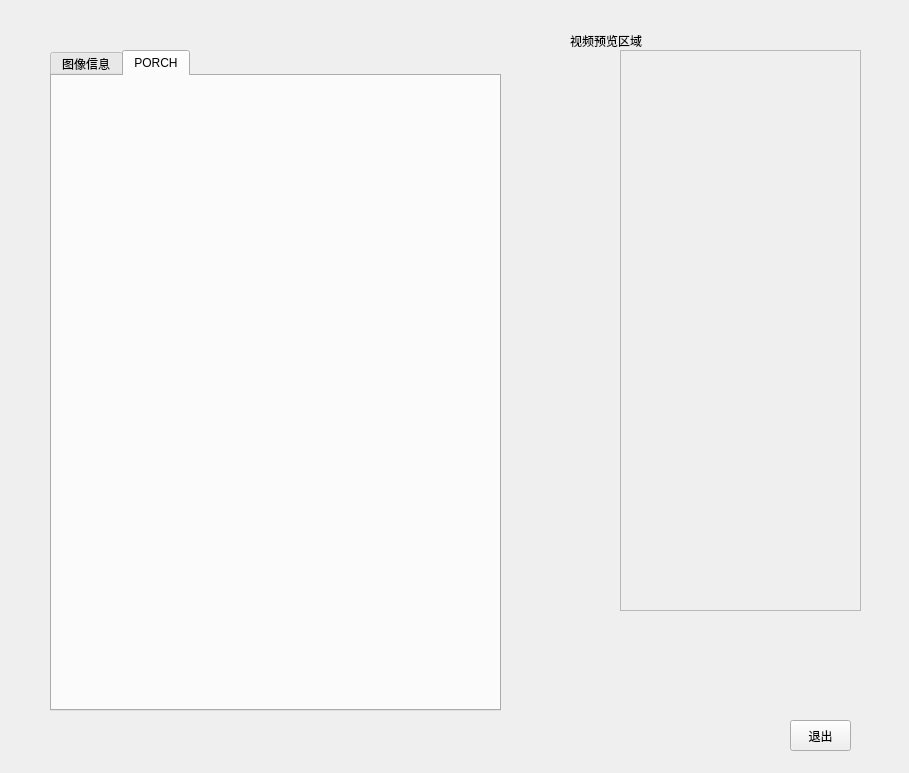
<?xml version="1.0" encoding="UTF-8"?>
<ui version="4.0">
 <class>VideoDisplayClass</class>
 <widget class="QWidget" name="VideoDisplayClass">
  <property name="geometry">
   <rect>
    <x>0</x>
    <y>0</y>
    <width>909</width>
    <height>773</height>
   </rect>
  </property>
  <property name="windowTitle">
   <string>Form</string>
  </property>
  <widget class="QTabWidget" name="tabWidget">
   <property name="geometry">
    <rect>
     <x>50</x>
     <y>50</y>
     <width>451</width>
     <height>661</height>
    </rect>
   </property>
   <property name="currentIndex">
    <number>1</number>
   </property>
   <widget class="QWidget" name="tab">
    <attribute name="title">
     <string>图像信息</string>
    </attribute>
    <widget class="QGroupBox" name="groupBox">
     <property name="geometry">
      <rect>
       <x>10</x>
       <y>40</y>
       <width>361</width>
       <height>461</height>
      </rect>
     </property>
     <property name="title">
      <string>显示设置</string>
     </property>
     <widget class="QWidget" name="horizontalLayoutWidget">
      <property name="geometry">
       <rect>
        <x>20</x>
        <y>40</y>
        <width>160</width>
        <height>31</height>
       </rect>
      </property>
      <layout class="QHBoxLayout" name="horizontalLayout">
       <item>
        <widget class="QLabel" name="label">
         <property name="text">
          <string>VC</string>
         </property>
        </widget>
       </item>
       <item>
        <widget class="QComboBox" name="comboBox">
         <item>
          <property name="text">
           <string>0</string>
          </property>
         </item>
         <item>
          <property name="text">
           <string>1</string>
          </property>
         </item>
         <item>
          <property name="text">
           <string>2</string>
          </property>
         </item>
         <item>
          <property name="text">
           <string>3</string>
          </property>
         </item>
        </widget>
       </item>
      </layout>
     </widget>
     <widget class="QWidget" name="horizontalLayoutWidget_2">
      <property name="geometry">
       <rect>
        <x>20</x>
        <y>70</y>
        <width>271</width>
        <height>41</height>
       </rect>
      </property>
      <layout class="QHBoxLayout" name="horizontalLayout_2">
       <item>
        <widget class="QLabel" name="label_2">
         <property name="text">
          <string>色彩模式</string>
         </property>
        </widget>
       </item>
       <item>
        <spacer name="horizontalSpacer">
         <property name="orientation">
          <enum>Qt::Horizontal</enum>
         </property>
         <property name="sizeHint" stdset="0">
          <size>
           <width>40</width>
           <height>20</height>
          </size>
         </property>
        </spacer>
       </item>
       <item>
        <widget class="QComboBox" name="comboBox_2">
         <item>
          <property name="text">
           <string>36Bit RGB  12-12-12</string>
          </property>
         </item>
         <item>
          <property name="text">
           <string>30Bit RGB  10-10-10</string>
          </property>
         </item>
         <item>
          <property name="text">
           <string>24Bit RGB  8-8-8</string>
          </property>
         </item>
         <item>
          <property name="text">
           <string>18Bit RGB  6-6-6</string>
          </property>
         </item>
         <item>
          <property name="text">
           <string>16Bit RGB  5-8-5</string>
          </property>
         </item>
         <item>
          <property name="text">
           <string>DSC Commond mode</string>
          </property>
         </item>
         <item>
          <property name="text">
           <string>DSC Video mode</string>
          </property>
         </item>
         <item>
          <property name="text">
           <string>RGBG</string>
          </property>
         </item>
        </widget>
       </item>
      </layout>
     </widget>
     <widget class="QWidget" name="horizontalLayoutWidget_3">
      <property name="geometry">
       <rect>
        <x>20</x>
        <y>120</y>
        <width>131</width>
        <height>51</height>
       </rect>
      </property>
      <layout class="QHBoxLayout" name="horizontalLayout_3">
       <item>
        <widget class="QLabel" name="label_3">
         <property name="text">
          <string>数据模式</string>
         </property>
        </widget>
       </item>
       <item>
        <widget class="QComboBox" name="comboBox_3"/>
       </item>
      </layout>
     </widget>
     <widget class="QWidget" name="horizontalLayoutWidget_4">
      <property name="geometry">
       <rect>
        <x>30</x>
        <y>170</y>
        <width>160</width>
        <height>41</height>
       </rect>
      </property>
      <layout class="QHBoxLayout" name="horizontalLayout_4">
       <item>
        <widget class="QLabel" name="label_6">
         <property name="text">
          <string>视频高度</string>
         </property>
        </widget>
       </item>
       <item>
        <widget class="QLineEdit" name="lineEdit"/>
       </item>
      </layout>
     </widget>
     <widget class="QWidget" name="horizontalLayoutWidget_5">
      <property name="geometry">
       <rect>
        <x>30</x>
        <y>210</y>
        <width>160</width>
        <height>41</height>
       </rect>
      </property>
      <layout class="QHBoxLayout" name="horizontalLayout_5">
       <item>
        <widget class="QLabel" name="label_7">
         <property name="text">
          <string>视频宽度</string>
         </property>
        </widget>
       </item>
       <item>
        <widget class="QLineEdit" name="lineEdit_2"/>
       </item>
      </layout>
     </widget>
     <widget class="QWidget" name="horizontalLayoutWidget_6">
      <property name="geometry">
       <rect>
        <x>30</x>
        <y>260</y>
        <width>160</width>
        <height>31</height>
       </rect>
      </property>
      <layout class="QHBoxLayout" name="horizontalLayout_6">
       <item>
        <widget class="QLabel" name="label_5">
         <property name="text">
          <string>色彩排布</string>
         </property>
        </widget>
       </item>
       <item>
        <widget class="QComboBox" name="comboBox_4">
         <item>
          <property name="text">
           <string>R-G-B</string>
          </property>
         </item>
         <item>
          <property name="text">
           <string>R-B-G</string>
          </property>
         </item>
         <item>
          <property name="text">
           <string>G-B-R</string>
          </property>
         </item>
         <item>
          <property name="text">
           <string>G-R-B</string>
          </property>
         </item>
         <item>
          <property name="text">
           <string>B-G-R</string>
          </property>
         </item>
         <item>
          <property name="text">
           <string>B-R-G</string>
          </property>
         </item>
        </widget>
       </item>
       <item>
        <widget class="QLabel" name="label_4">
         <property name="text">
          <string/>
         </property>
        </widget>
       </item>
      </layout>
     </widget>
     <widget class="QLineEdit" name="lineEdit_3">
      <property name="geometry">
       <rect>
        <x>30</x>
        <y>330</y>
        <width>171</width>
        <height>101</height>
       </rect>
      </property>
     </widget>
     <widget class="QLabel" name="label_8">
      <property name="geometry">
       <rect>
        <x>30</x>
        <y>300</y>
        <width>41</width>
        <height>21</height>
       </rect>
      </property>
      <property name="text">
       <string>PPS :</string>
      </property>
     </widget>
    </widget>
    <widget class="QPushButton" name="pushButton_2">
     <property name="geometry">
      <rect>
       <x>50</x>
       <y>530</y>
       <width>61</width>
       <height>41</height>
      </rect>
     </property>
     <property name="text">
      <string>开始</string>
     </property>
    </widget>
    <widget class="QPushButton" name="pushButton_3">
     <property name="geometry">
      <rect>
       <x>150</x>
       <y>530</y>
       <width>61</width>
       <height>41</height>
      </rect>
     </property>
     <property name="text">
      <string>停止</string>
     </property>
    </widget>
   </widget>
   <widget class="QWidget" name="tab_2">
    <attribute name="title">
     <string>PORCH</string>
    </attribute>
   </widget>
  </widget>
  <widget class="QPushButton" name="pushButton">
   <property name="geometry">
    <rect>
     <x>790</x>
     <y>720</y>
     <width>61</width>
     <height>31</height>
    </rect>
   </property>
   <property name="text">
    <string>退出</string>
   </property>
  </widget>
  <widget class="QFrame" name="frame">
   <property name="geometry">
    <rect>
     <x>620</x>
     <y>50</y>
     <width>241</width>
     <height>561</height>
    </rect>
   </property>
   <property name="frameShape">
    <enum>QFrame::StyledPanel</enum>
   </property>
   <property name="frameShadow">
    <enum>QFrame::Raised</enum>
   </property>
  </widget>
  <widget class="QLabel" name="label_9">
   <property name="geometry">
    <rect>
     <x>570</x>
     <y>30</y>
     <width>91</width>
     <height>21</height>
    </rect>
   </property>
   <property name="text">
    <string>视频预览区域</string>
   </property>
  </widget>
 </widget>
 <resources/>
 <connections/>
</ui>
